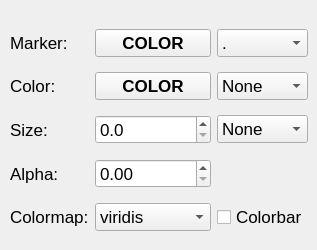
    <widget class="QWidget" name="tab_5">
     <attribute name="title">
      <string>Scatter</string>
     </attribute>
     <widget class="QWidget" name="gridLayoutWidget_12">
      <property name="geometry">
       <rect>
        <x>10</x>
        <y>20</y>
        <width>298</width>
        <height>221</height>
       </rect>
      </property>
      <property name="font">
       <font>
        <family>Arial</family>
        <pointsize>13</pointsize>
       </font>
      </property>
      <layout class="QGridLayout" name="gridLayout_12">
       <property name="sizeConstraint">
        <enum>QLayout::SetNoConstraint</enum>
       </property>
       <item row="1" column="0">
        <widget class="QLabel" name="label_21">
         <property name="font">
          <font>
           <family>Arial</family>
           <pointsize>13</pointsize>
          </font>
         </property>
         <property name="text">
          <string>Color:</string>
         </property>
        </widget>
       </item>
       <item row="0" column="0">
        <widget class="QLabel" name="label_20">
         <property name="font">
          <font>
           <family>Arial</family>
           <pointsize>13</pointsize>
          </font>
         </property>
         <property name="text">
          <string>Marker:</string>
         </property>
        </widget>
       </item>
       <item row="1" column="1">
        <widget class="QPushButton" name="btnScatFCol">
         <property name="font">
          <font>
           <family>Arial</family>
           <pointsize>13</pointsize>
           <weight>75</weight>
           <bold>true</bold>
          </font>
         </property>
         <property name="text">
          <string>COLOR</string>
         </property>
        </widget>
       </item>
       <item row="2" column="0">
        <widget class="QLabel" name="label_22">
         <property name="font">
          <font>
           <family>Arial</family>
           <pointsize>13</pointsize>
          </font>
         </property>
         <property name="text">
          <string>Size:</string>
         </property>
        </widget>
       </item>
       <item row="0" column="1">
        <widget class="QPushButton" name="btnScatECol">
         <property name="font">
          <font>
           <family>Arial</family>
           <pointsize>13</pointsize>
           <weight>75</weight>
           <bold>true</bold>
          </font>
         </property>
         <property name="text">
          <string>COLOR</string>
         </property>
        </widget>
       </item>
       <item row="2" column="2">
        <widget class="QComboBox" name="cbSSV">
         <property name="font">
          <font>
           <family>Arial</family>
           <pointsize>13</pointsize>
          </font>
         </property>
         <item>
          <property name="text">
           <string>None</string>
          </property>
         </item>
        </widget>
       </item>
       <item row="1" column="2">
        <widget class="QComboBox" name="cbSCV">
         <property name="font">
          <font>
           <family>Arial</family>
           <pointsize>13</pointsize>
          </font>
         </property>
         <item>
          <property name="text">
           <string>None</string>
          </property>
         </item>
        </widget>
       </item>
       <item row="0" column="2">
        <widget class="QComboBox" name="cbSMT">
         <property name="font">
          <font>
           <family>Arial</family>
           <pointsize>13</pointsize>
          </font>
         </property>
         <item>
          <property name="text">
           <string>.</string>
          </property>
         </item>
         <item>
          <property name="text">
           <string>,</string>
          </property>
         </item>
         <item>
          <property name="text">
           <string>o</string>
          </property>
         </item>
         <item>
          <property name="text">
           <string>v</string>
          </property>
         </item>
         <item>
          <property name="text">
           <string>^</string>
          </property>
         </item>
         <item>
          <property name="text">
           <string>&lt;</string>
          </property>
         </item>
         <item>
          <property name="text">
           <string>&gt;</string>
          </property>
         </item>
         <item>
          <property name="text">
           <string>1</string>
          </property>
         </item>
         <item>
          <property name="text">
           <string>2</string>
          </property>
         </item>
         <item>
          <property name="text">
           <string>3</string>
          </property>
         </item>
         <item>
          <property name="text">
           <string>4</string>
          </property>
         </item>
         <item>
          <property name="text">
           <string>8</string>
          </property>
         </item>
         <item>
          <property name="text">
           <string>s</string>
          </property>
         </item>
         <item>
          <property name="text">
           <string>p</string>
          </property>
         </item>
         <item>
          <property name="text">
           <string>P</string>
          </property>
         </item>
         <item>
          <property name="text">
           <string>*</string>
          </property>
         </item>
         <item>
          <property name="text">
           <string>h</string>
          </property>
         </item>
         <item>
          <property name="text">
           <string>H</string>
          </property>
         </item>
         <item>
          <property name="text">
           <string>+</string>
          </property>
         </item>
         <item>
          <property name="text">
           <string>x</string>
          </property>
         </item>
         <item>
          <property name="text">
           <string>X</string>
          </property>
         </item>
         <item>
          <property name="text">
           <string>d</string>
          </property>
         </item>
         <item>
          <property name="text">
           <string>D</string>
          </property>
         </item>
         <item>
          <property name="text">
           <string>|</string>
          </property>
         </item>
         <item>
          <property name="text">
           <string>_</string>
          </property>
         </item>
         <item>
          <property name="text">
           <string>None</string>
          </property>
         </item>
        </widget>
       </item>
       <item row="3" column="0">
        <widget class="QLabel" name="label_43">
         <property name="font">
          <font>
           <family>Arial</family>
           <pointsize>13</pointsize>
          </font>
         </property>
         <property name="text">
          <string>Alpha:</string>
         </property>
        </widget>
       </item>
       <item row="3" column="1">
        <widget class="QDoubleSpinBox" name="sbScatAlpha">
         <property name="font">
          <font>
           <family>Arial</family>
           <pointsize>13</pointsize>
          </font>
         </property>
         <property name="maximum">
          <double>1.000000000000000</double>
         </property>
         <property name="singleStep">
          <double>0.010000000000000</double>
         </property>
        </widget>
       </item>
       <item row="4" column="2">
        <widget class="QCheckBox" name="chbSCB">
         <property name="font">
          <font>
           <family>Arial</family>
           <pointsize>13</pointsize>
          </font>
         </property>
         <property name="text">
          <string>Colorbar</string>
         </property>
        </widget>
       </item>
       <item row="4" column="1">
        <widget class="QComboBox" name="cbScatCmap">
         <property name="font">
          <font>
           <family>Arial</family>
           <pointsize>13</pointsize>
          </font>
         </property>
         <item>
          <property name="text">
           <string>viridis</string>
          </property>
         </item>
         <item>
          <property name="text">
           <string>plasma</string>
          </property>
         </item>
         <item>
          <property name="text">
           <string>inferno</string>
          </property>
         </item>
         <item>
          <property name="text">
           <string>magma</string>
          </property>
         </item>
         <item>
          <property name="text">
           <string>ocean</string>
          </property>
         </item>
         <item>
          <property name="text">
           <string>gist_earth</string>
          </property>
         </item>
         <item>
          <property name="text">
           <string>terrain</string>
          </property>
         </item>
         <item>
          <property name="text">
           <string>gist_stern</string>
          </property>
         </item>
         <item>
          <property name="text">
           <string>gnuplot</string>
          </property>
         </item>
         <item>
          <property name="text">
           <string>gnuplot2</string>
          </property>
         </item>
         <item>
          <property name="text">
           <string>CMRmap</string>
          </property>
         </item>
         <item>
          <property name="text">
           <string>cubehelix</string>
          </property>
         </item>
         <item>
          <property name="text">
           <string>brg</string>
          </property>
         </item>
         <item>
          <property name="text">
           <string>hsv</string>
          </property>
         </item>
         <item>
          <property name="text">
           <string>gist_rainbow</string>
          </property>
         </item>
         <item>
          <property name="text">
           <string>rainbow</string>
          </property>
         </item>
         <item>
          <property name="text">
           <string>jet</string>
          </property>
         </item>
         <item>
          <property name="text">
           <string>nipy_spectral</string>
          </property>
         </item>
         <item>
          <property name="text">
           <string>gist_ncar</string>
          </property>
         </item>
         <item>
          <property name="text">
           <string>Greys</string>
          </property>
         </item>
         <item>
          <property name="text">
           <string>Purples</string>
          </property>
         </item>
         <item>
          <property name="text">
           <string>Blues</string>
          </property>
         </item>
         <item>
          <property name="text">
           <string>Greens</string>
          </property>
         </item>
         <item>
          <property name="text">
           <string>Oranges</string>
          </property>
         </item>
         <item>
          <property name="text">
           <string>Reds</string>
          </property>
         </item>
         <item>
          <property name="text">
           <string>YlOrBr</string>
          </property>
         </item>
         <item>
          <property name="text">
           <string>YlOrRd</string>
          </property>
         </item>
         <item>
          <property name="text">
           <string>OrRd</string>
          </property>
         </item>
         <item>
          <property name="text">
           <string>PuRd</string>
          </property>
         </item>
         <item>
          <property name="text">
           <string>RdPu</string>
          </property>
         </item>
         <item>
          <property name="text">
           <string>BuPu</string>
          </property>
         </item>
         <item>
          <property name="text">
           <string>GnBu</string>
          </property>
         </item>
         <item>
          <property name="text">
           <string>PuBu</string>
          </property>
         </item>
         <item>
          <property name="text">
           <string>YlGnBu</string>
          </property>
         </item>
         <item>
          <property name="text">
           <string>PuBuGn</string>
          </property>
         </item>
         <item>
          <property name="text">
           <string>BuGn</string>
          </property>
         </item>
         <item>
          <property name="text">
           <string>YlGn</string>
          </property>
         </item>
         <item>
          <property name="text">
           <string>binary</string>
          </property>
         </item>
         <item>
          <property name="text">
           <string>gist_yarg</string>
          </property>
         </item>
         <item>
          <property name="text">
           <string>gist_gray</string>
          </property>
         </item>
         <item>
          <property name="text">
           <string>gray</string>
          </property>
         </item>
         <item>
          <property name="text">
           <string>bone</string>
          </property>
         </item>
         <item>
          <property name="text">
           <string>pink</string>
          </property>
         </item>
         <item>
          <property name="text">
           <string>spring</string>
          </property>
         </item>
         <item>
          <property name="text">
           <string>summer</string>
          </property>
         </item>
         <item>
          <property name="text">
           <string>autumn</string>
          </property>
         </item>
         <item>
          <property name="text">
           <string>winter</string>
          </property>
         </item>
         <item>
          <property name="text">
           <string>cool</string>
          </property>
         </item>
         <item>
          <property name="text">
           <string>Wistia</string>
          </property>
         </item>
         <item>
          <property name="text">
           <string>hot</string>
          </property>
         </item>
         <item>
          <property name="text">
           <string>afmhot</string>
          </property>
         </item>
         <item>
          <property name="text">
           <string>gist_heat</string>
          </property>
         </item>
         <item>
          <property name="text">
           <string>copper</string>
          </property>
         </item>
        </widget>
       </item>
       <item row="4" column="0">
        <widget class="QLabel" name="label_44">
         <property name="font">
          <font>
           <family>Arial</family>
           <pointsize>13</pointsize>
          </font>
         </property>
         <property name="text">
          <string>Colormap:</string>
         </property>
        </widget>
       </item>
       <item row="2" column="1">
        <widget class="QDoubleSpinBox" name="sbScatSz">
         <property name="font">
          <font>
           <family>Arial</family>
           <pointsize>13</pointsize>
          </font>
         </property>
         <property name="decimals">
          <number>1</number>
         </property>
         <property name="maximum">
          <double>99999.000000000000000</double>
         </property>
         <property name="singleStep">
          <double>0.100000000000000</double>
         </property>
        </widget>
       </item>
      </layout>
     </widget>
    </widget>
